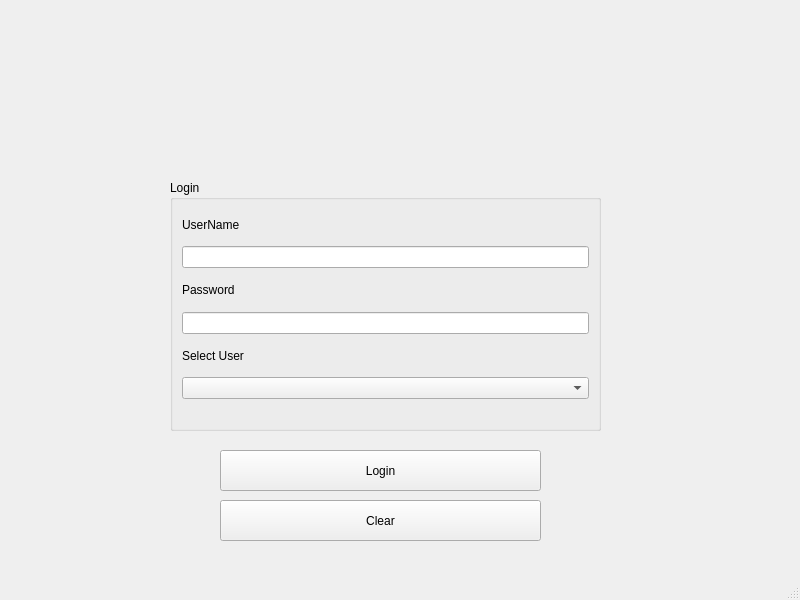
<?xml version="1.0" encoding="UTF-8"?>
<ui version="4.0">
 <class>MainWindow</class>
 <widget class="QMainWindow" name="MainWindow">
  <property name="geometry">
   <rect>
    <x>0</x>
    <y>0</y>
    <width>800</width>
    <height>600</height>
   </rect>
  </property>
  <property name="windowTitle">
   <string>MainWindow</string>
  </property>
  <widget class="QWidget" name="centralwidget">
   <widget class="QGroupBox" name="groupBox">
    <property name="geometry">
     <rect>
      <x>170</x>
      <y>180</y>
      <width>431</width>
      <height>251</height>
     </rect>
    </property>
    <property name="title">
     <string>Login</string>
    </property>
    <layout class="QVBoxLayout" name="verticalLayout">
     <item>
      <widget class="QLabel" name="label">
       <property name="text">
        <string>UserName</string>
       </property>
      </widget>
     </item>
     <item>
      <widget class="QLineEdit" name="username"/>
     </item>
     <item>
      <widget class="QLabel" name="label_2">
       <property name="text">
        <string>Password</string>
       </property>
      </widget>
     </item>
     <item>
      <widget class="QLineEdit" name="password">
       <property name="echoMode">
        <enum>QLineEdit::Password</enum>
       </property>
      </widget>
     </item>
     <item>
      <widget class="QLabel" name="label_3">
       <property name="text">
        <string>Select User</string>
       </property>
      </widget>
     </item>
     <item>
      <widget class="QComboBox" name="userType"/>
     </item>
     <item>
      <spacer name="horizontalSpacer">
       <property name="orientation">
        <enum>Qt::Horizontal</enum>
       </property>
       <property name="sizeHint" stdset="0">
        <size>
         <width>40</width>
         <height>20</height>
        </size>
       </property>
      </spacer>
     </item>
    </layout>
   </widget>
   <widget class="QPushButton" name="Login">
    <property name="geometry">
     <rect>
      <x>220</x>
      <y>450</y>
      <width>321</width>
      <height>41</height>
     </rect>
    </property>
    <property name="text">
     <string>Login</string>
    </property>
   </widget>
   <widget class="QPushButton" name="Clear">
    <property name="geometry">
     <rect>
      <x>220</x>
      <y>500</y>
      <width>321</width>
      <height>41</height>
     </rect>
    </property>
    <property name="text">
     <string>Clear</string>
    </property>
   </widget>
   <widget class="QLabel" name="pic">
    <property name="geometry">
     <rect>
      <x>250</x>
      <y>20</y>
      <width>281</width>
      <height>151</height>
     </rect>
    </property>
    <property name="text">
     <string/>
    </property>
   </widget>
  </widget>
  <widget class="QMenuBar" name="menubar">
   <property name="geometry">
    <rect>
     <x>0</x>
     <y>0</y>
     <width>800</width>
     <height>26</height>
    </rect>
   </property>
  </widget>
  <widget class="QStatusBar" name="statusbar"/>
 </widget>
 <resources/>
 <connections/>
</ui>
